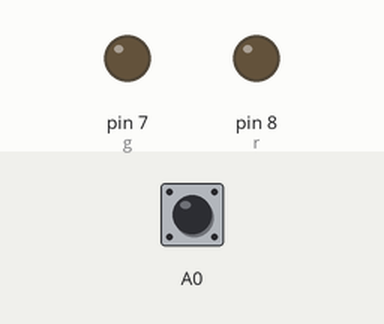
This sketch was run on a simulated Arduino Uno, built with avr-gcc and run on an emulated ATmega328P. Parts: output pins drawn as LEDs (lit = HIGH). The inputs (shaded band) are chosen by the test bench; at power-on: A0 HIGH.

Above: at 1.2 s.
1.3 s: A0 pulled LOW for 0.15 s
At 1.6 s:
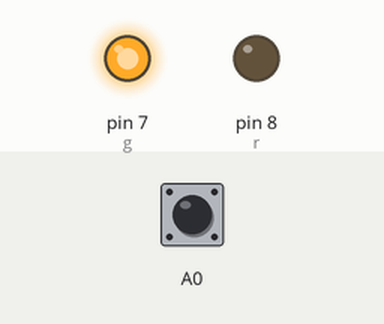
2.9 s: A0 pulled LOW for 1 s
At 4.0 s:
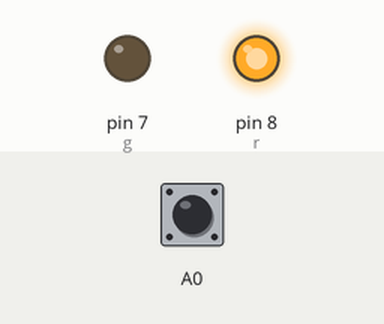
5.4 s: A0 pulled LOW for 3.2 s
At 5.9 s:
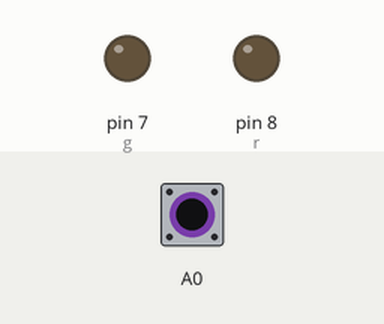
10.1 s: A0 pulled LOW for 0.15 s
At 10.7 s:
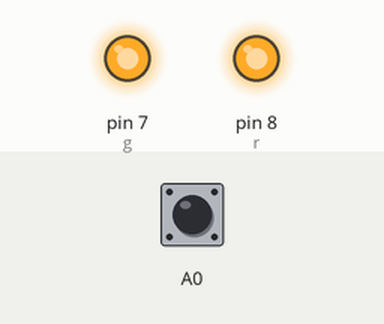
Timing chart, 0 to 12.7 s (numbered marks = the images above; inputs shaded):
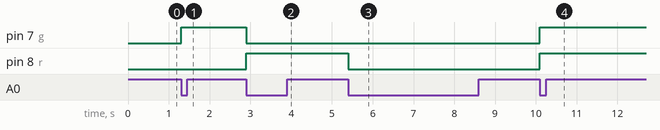

Measured:
- after the input at 1.3 s, pin 7 (g): LOW → HIGH at once
- after the input at 2.9 s, pin 7 (g): HIGH → LOW at once; pin 8 (r): LOW → HIGH at once
- after the input at 5.4 s, pin 8 (r): HIGH → LOW at once
- after the input at 10.1 s, pin 7 (g), pin 8 (r): LOW → HIGH at once

The sketch:

LedControl.ino
```cpp
  //variáveis convencionais
  int estado=0;
  int r = 8;
  int g = 7;

  void setup() {
    pinMode(A0, INPUT_PULLUP);
    pinMode(r,OUTPUT);
    pinMode(g,OUTPUT);
    digitalWrite(r, LOW);
    digitalWrite(g,LOW);
  }

  void loop() {

    int botao = digitalRead(A0);
//maquina de estado
    switch(estado){

      case 0:

      if(botao==0) {
        estado = 1;
        digitalWrite(g,HIGH);
        digitalWrite(r, LOW);
        delay(50);
      }
      break;

      case 1:

      if(botao==1) {
        estado = 2;
        delay(50);
      }
      break;

      case 2:

      if(botao==0) {
        estado = 3;
        digitalWrite(g,LOW);
        digitalWrite(r,HIGH);
        delay(50);
      }
      break;

      case 3:

      if(botao==1) {
        estado = 4;
        delay(50);
      }
      break;

      case 4:

      if(botao==0) {
        estado = 5;
        digitalWrite(g,LOW);
        digitalWrite(r,LOW);
        delay(50);
      }
      break;

      case 5:

      if(botao==1) {
        estado = 6;
        delay(50);
      }
      break;

      case 6:

      if(botao==0) {
        estado = 7;
        digitalWrite(g,HIGH);
        digitalWrite(r,HIGH);
        delay(50);
      }
      break;

      case 7:

      if(botao==1) {
        estado = 8;
        delay(50);
      }
      break;

      case 8:

      if(botao==0) {
        estado = 9;
        digitalWrite(g,LOW);
        digitalWrite(r,LOW);
        delay(50);
      }
      break;

      case 9:

      if(botao==1) {
        estado = 0;
        delay(50);
      }
      break;

    }
  }
```

controle-com-offset.cpp
```cpp
int offset = 0;
void setup() {
  pinMode(A3, INPUT);
  pinMode(10, OUTPUT);
  pinMode(2,INPUT_PULLUP);
  Serial.begin(9600);
}

void loop() {

  int valor_lido = analogRead(A3);
  int novo_valor = map(valor_lido,offset,1023,0,255);
  int botao = digitalRead(2);

  if(Serial.available()){
    char letra = Serial.read();
    if(letra == 'r' || letra  == 'R'){
      offset = 0;
    }
  }
  if(valor_lido<=offset){
    analogWrite(10, LOW);

  }

  else{
  analogWrite(10, novo_valor);
  Serial.println(offset);
  if(botao == 0){
    analogWrite(10, offset);
    offset = valor_lido;
    }
  }

}
```
